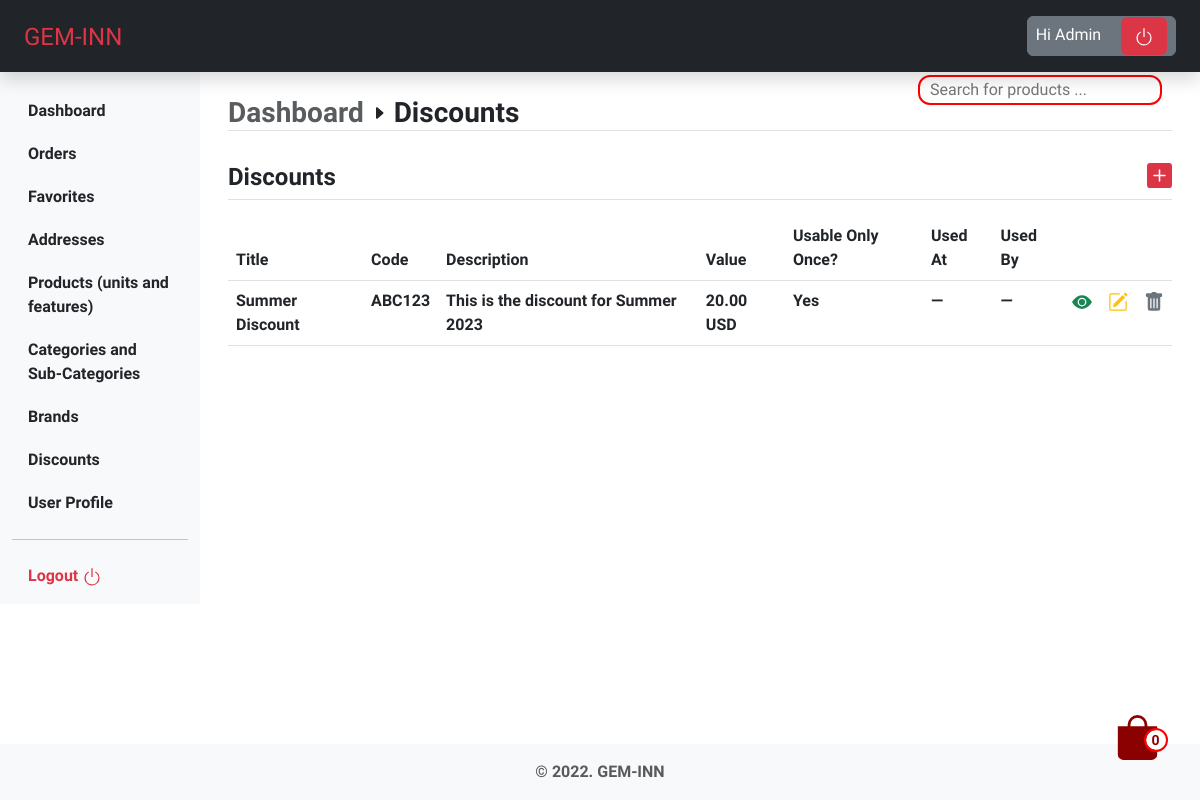
Page /dashboard/discounts/ (signed in) on the earlier database version.
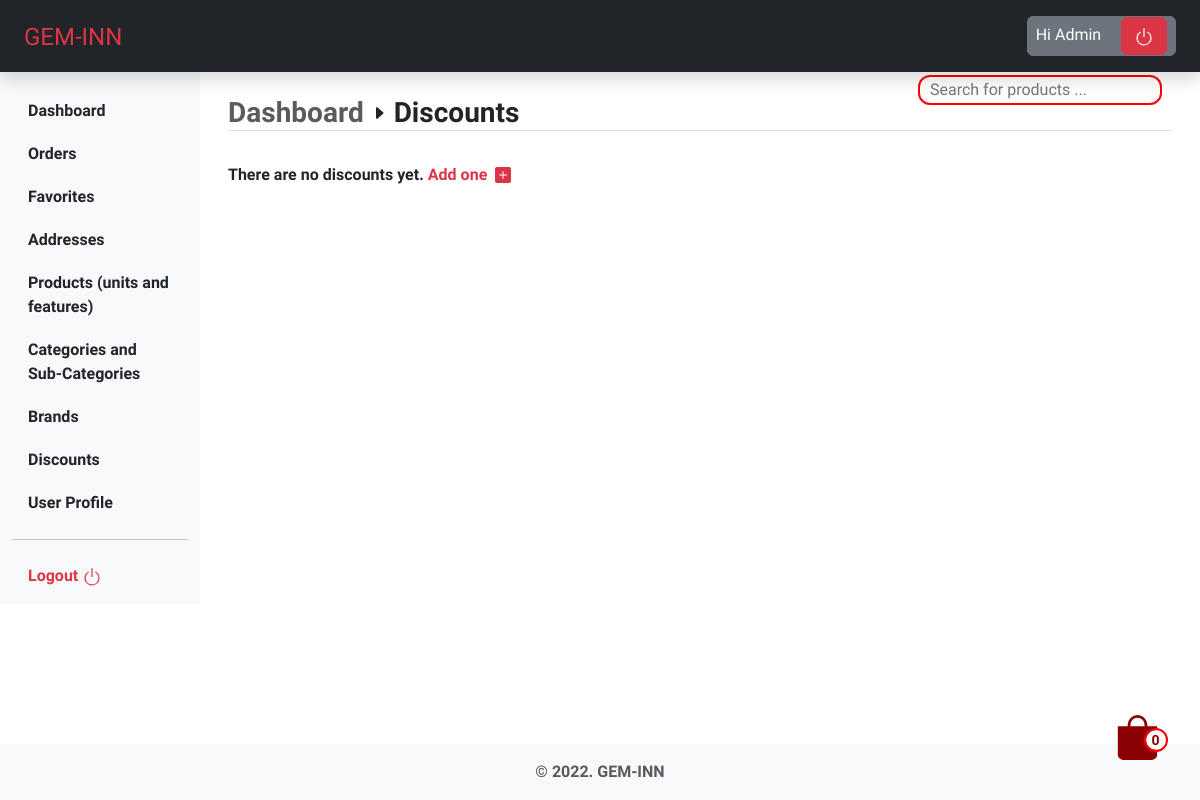
Same page on the later database version.
### inventory/models.py (models this page shows, shortened)
class Discount(models.Model):
    DISCOUNT_CHOICES = [
        ('PERC', 'Percent'),
        ('USD', 'USD'),
    ]
    title = models.CharField(
        verbose_name=_('Title'),
        help_text=_('Required'),
        max_length=255,
    )
    slug = models.SlugField(verbose_name=_(
        'Category safe URL'), max_length=255, unique=True)
    code = models.SlugField(max_length=255)
    description = models.CharField(verbose_name=_(
        'Discount description'), help_text=_('Not Required'), max_length=255, blank=True)
    value = models.DecimalField(
        verbose_name=_('Discount Value'),
        help_text=_('Discount value'),
        null=True,
        blank=True,
        max_digits=9,
        decimal_places=2
    )
    value_unit = models.CharField(
        choices=DISCOUNT_CHOICES,
        verbose_name=_('Value unit'),
        help_text=_('Required'),
        max_length=255
    )
    usable_once = models.BooleanField(
        verbose_name=_('Usable Once?'),
        help_text=_('Usable once?'),
        default=False,
    )
    used_at = models.DateTimeField(null=True, blank=True)
    used_by = models.ForeignKey(
        UserModel, on_delete=models.CASCADE, null=True, blank=True)
    is_active = models.BooleanField(
        verbose_name=_('Discount visibility'),
        help_text=_('Change discount visibility'),
        default=True,
    )
    created_at = models.DateTimeField(
        _('Created at'), auto_now_add=True, editable=False)
    updated_at = models.DateTimeField(_('Updated at'), auto_now=True)
    deleted_at = models.DateTimeField(null=True, blank=True)
    class Meta:
        ordering = ('-created_at',)
        verbose_name = _('Discount')
        verbose_name_plural = _('Discounts')

### inventory/views.py (the view)
# urls.py: path('discounts/', views.discounts, name='discounts'),
@login_required
def discounts(request):
    discounts = Discount.objects.filter(is_active=True).order_by('-updated_at')
    return render(request, 'inventory/discounts/index.html', {'discounts': discounts})

### bag/bag.py (called while the page is built)
    def __len__(self):
        return sum(item["qty"] for item in self.bag.values())

### bag/context_processors.py (called while the page is built)
def bag(request):
    return {'bag': Bag(request)}

### inventory/templates/inventory/discounts/index.html (shortened to what the changed rows need)
{% extends 'dashboard/base.html' %}
{% load static %}
{% block content %}
    <section class="discounts px-3">
        {% if discounts %}
            <div class="mb-3 border-bottom d-flex justify-content-between">
                <h3 class="fs-4 fw-bold">Discounts</h3>
                <a href="{% url 'inventory:add_discount' %}" class="text-white text-decoration-none mb-2">
                </a>
            </div>
            <div class="overflow-x-scroll">
                <table class="table table-hover">
                    <thead>
                        <tr>
                            <th scope="col">Title</th>
                            <th scope="col">Code</th>
                            <th scope="col">Description</th>
                            <th scope="col">Value</th>
                            <th scope="col">Usable Only Once?</th>
                            <th scope="col">Used At</th>
                            <th scope="col">Used By</th>
                            <th></th>
                            <th></th>
                            <th></th>
                        </tr>
                    </thead>
                    <tbody>
                        {% for discount in discounts %}
                            <tr>
                                <td>{{ discount.title }}</td>
                                <td>{{ discount.code }}</td>
                                <td>{{ discount.description }}</td>
                                <td>{{ discount.value }} {{ discount.get_value_unit_display }}</td>
                                {% if discount.usable_once == False %}
                                    <td>No</td>
                                {% else %}
                                    <td>Yes</td>
                                {% endif %}
                                {% if discount.used_at == None %}
                                    <td>—</td>
                                {% else %}
                                    <td>{{ discount.used_at }}</td>
                                {% endif %}
                                {% if discount.used_by == None %}
                                    <td>—</td>
                                {% else %}
                                    <td>{{ discount.used_by }}</td>
                                {% endif %}
                                <td>
                                    <a href="{% url 'inventory:view_discount' discount.slug %}">
                                        <svg xmlns="http://www.w3.org/2000/svg" width="20" height="20" fill="currentColor" class="bi bi-eye-fill text-success" viewBox="0 0 16 16">
                                            <path d="M10.5 8a2.5 2.5 0 1 1-5 0 2.5 2.5 0 0 1 5 0z"/>
                                            <path d="M0 8s3-5.5 8-5.5S16 8 16 8s-3 5.5-8 5.5S0 8 0 8zm8 3.5a3.5 3.5 0 1 0 0-7 3.5 3.5 0 0 0 0 7z"/>
                                        </svg>
                                    </a>
                                </td>
                                <td>
                                    <a href="{% url 'inventory:update_discount' discount.slug %}">
                                    </a>
                                </td>
                                <td>
                                    <a href="{% url 'inventory:delete_discount' discount.slug %}">
                                    </a>
                                </td>
                            </tr>
                        {% endfor %}
                    </tbody>
                </table>
            </div>
        {% else %}
            <div>
                There are no discounts yet. <a href="{% url 'inventory:add_discount' %}" class="alert-link text-danger text-decoration-none">Add one&nbsp;
                    <svg xmlns="http://www.w3.org/2000/svg" width="16" height="16" fill="currentColor" class="bi bi-plus-square-fill" viewBox="0 0 16 16">
                        <path d="M2 0a2 2 0 0 0-2 2v12a2 2 0 0 0 2 2h12a2 2 0 0 0 2-2V2a2 2 0 0 0-2-2H2zm6.5 4.5v3h3a.5.5 0 0 1 0 1h-3v3a.5.5 0 0 1-1 0v-3h-3a.5.5 0 0 1 0-1h3v-3a.5.5 0 0 1 1 0z"/>
                    </svg>
                </a>
            </div>
        {% endif %}
    </section>
{% endblock %}

Differences in the rows shown:
removed Discount: title "Summer Discount", code "ABC123", description "This is the discount for Summer 2023", value "20.00", value_unit "USD", usable_once "Yes"
Other differences:
text no longer shown: "Discounts Title Code Description Value Usable Only Once? Used At Used By"
text now shown: "There are no discounts yet. Add one"
